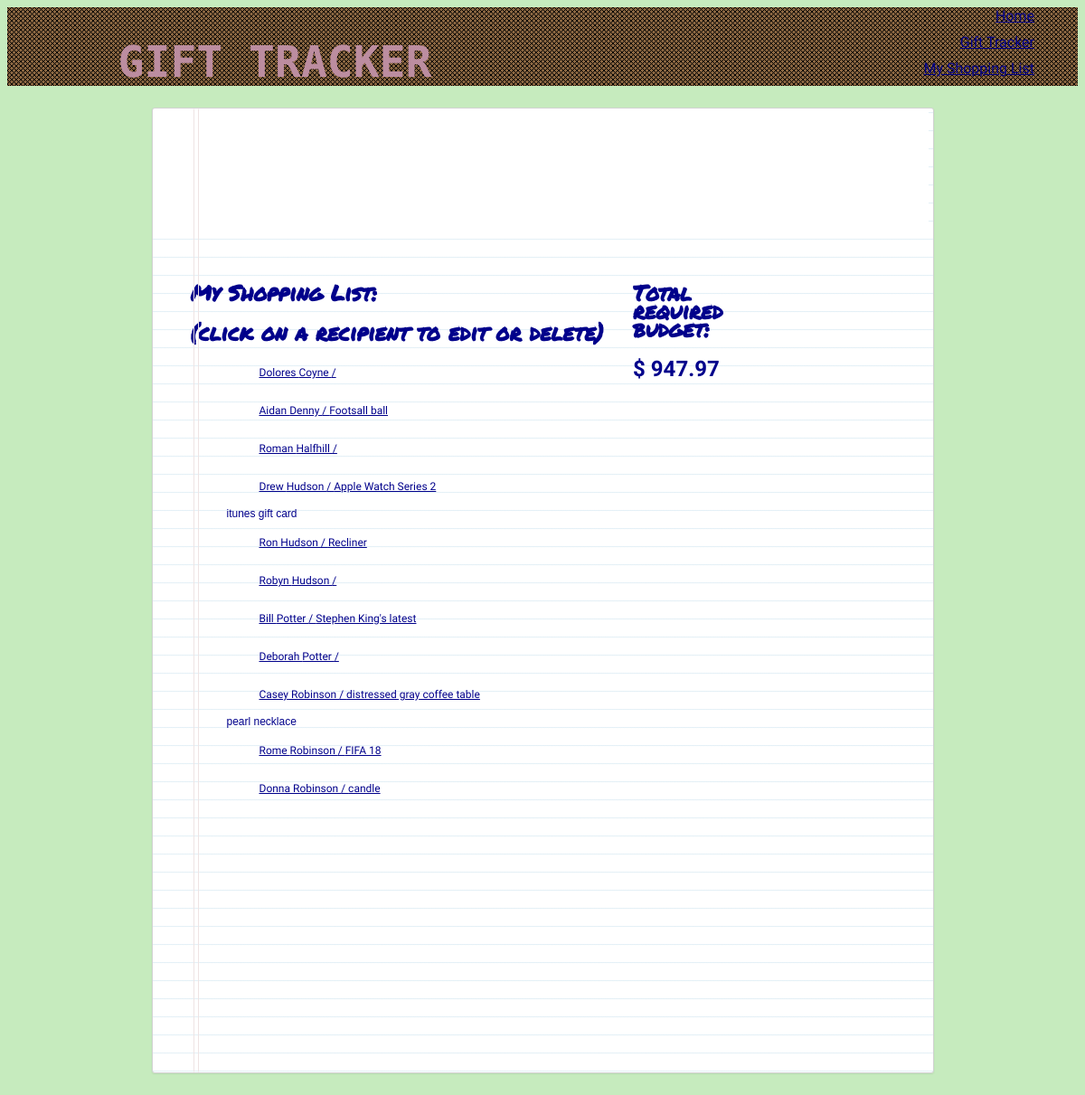
/idea_tracker/shoppinglist/, run on an earlier commit of the app's database.
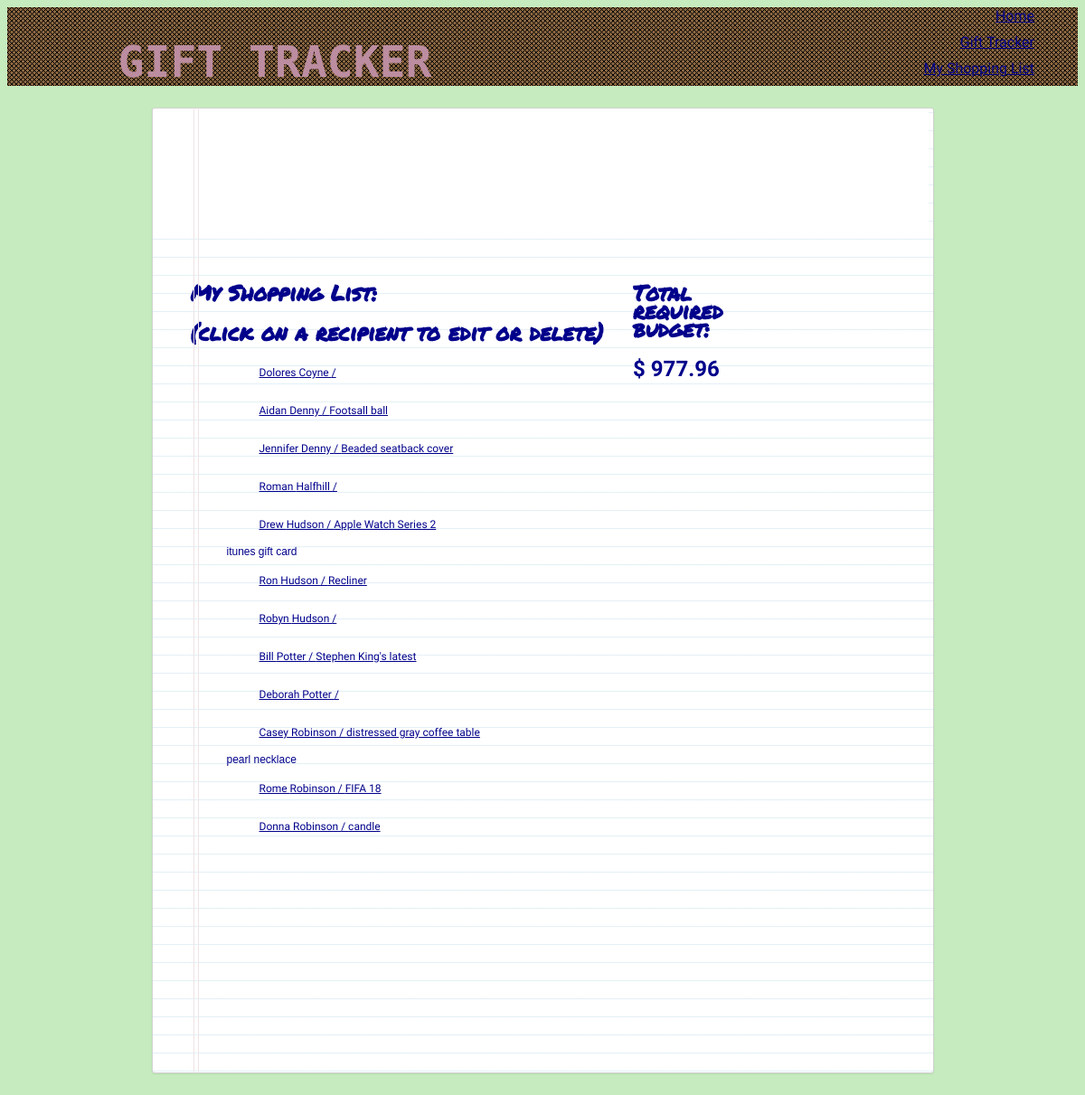
And on a later commit of the database.
### idea_tracker/models.py (models this page shows, shortened)
class Recipient(models.Model):
    first_name = models.CharField(max_length=30)
    last_name = models.CharField(max_length=30)
    birthday = models.CharField(max_length=10, blank=True)
    notes = models.TextField(max_length=255, blank=True)
    def get_absolute_url(self):
        return reverse('recipient_update_form', kwargs={'pk': self.pk})

class Gift(models.Model):
    name = models.CharField(max_length=30, blank=True)
    model_number = models.CharField(max_length=30, blank=True)
    price = models.DecimalField(default=0.00, decimal_places=2, max_digits=6)
    recipients = models.ManyToManyField(Recipient, blank=True)
    purchased = models.BooleanField(default=False)
    def __str__(self):
        return "{}".format(self.name)

### idea_tracker/views.py (the view)
def shopping_list(request):
    recipients = models.Recipient.objects.prefetch_related('gift_set').all().order_by('last_name')
    gift_list = models.Gift.objects.all()
    total = []
    for y in gift_list:
        total.append(y.price)
        total_price = sum(total)
    return render(request, 'idea_tracker/shoppinglist.html', {'recipients': recipients, 'total_price': total_price})

### idea_tracker/templates/idea_tracker/shoppinglist.html (shortened to what this page needs)
{% extends 'layout.html' %}
{% load static from staticfiles %}
{% block css %} <link rel="stylesheet" href="{% static '/css/shoppinglist.css' %}">{% endblock %}
    {% block content %}
<div class="paper">
    <article class="head"></article>
        <p>&nbsp;</p>
    <div class='container'>
        <div>
            <h3>My Shopping List:</h3>
            <h3 style='font-family: 'Kalam', cursive'>(click on a recipient to edit or delete)</h3>
                {% for name in recipients %}
                    <ul>
                        <li><a href="{{ name.get_absolute_url }}">{{ name.first_name }} {{ name.last_name }} /
                        {% for gift in name.gift_set.all %}
                         <span style='color:darkblue'>{{ gift }}</span></a></li>
                         {% endfor %}
                    </ul>
                {% endfor %}
        </div>
        <div>
            <h3>Total required budget:</h3>
            <h3 class='price'>$ {{ total_price }}</h3>
        </div>
    </div>
</div>
    {% endblock %}

What changed in the data, as far as the page shows it:
added Recipient: first_name "Jennifer", last_name "Denny"
added Gift: name "Beaded seatback cover", shown under "Jennifer"
Also different on the page:
{{ total_price }}: "947.97" → "977.96"
